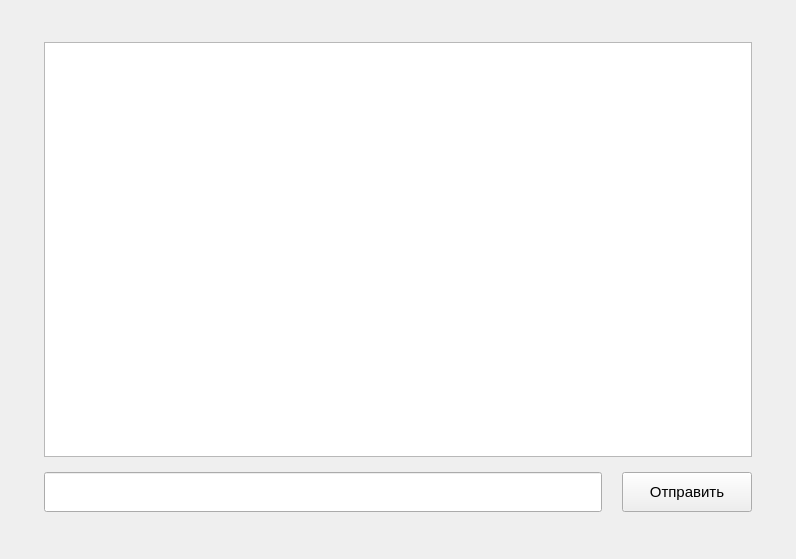
<?xml version="1.0" encoding="UTF-8"?>
<ui version="4.0">
 <class>Dialog</class>
 <widget class="QWidget" name="Dialog">
  <property name="geometry">
   <rect>
    <x>0</x>
    <y>0</y>
    <width>796</width>
    <height>559</height>
   </rect>
  </property>
  <property name="windowTitle">
   <string>Form</string>
  </property>
  <widget class="QPushButton" name="sendButton">
   <property name="geometry">
    <rect>
     <x>622</x>
     <y>472</y>
     <width>130</width>
     <height>40</height>
    </rect>
   </property>
   <property name="font">
    <font>
     <pointsize>11</pointsize>
    </font>
   </property>
   <property name="text">
    <string>Отправить</string>
   </property>
  </widget>
  <widget class="QLineEdit" name="lineEdit">
   <property name="geometry">
    <rect>
     <x>44</x>
     <y>472</y>
     <width>558</width>
     <height>40</height>
    </rect>
   </property>
  </widget>
  <widget class="QLabel" name="label">
   <property name="geometry">
    <rect>
     <x>44</x>
     <y>515</y>
     <width>708</width>
     <height>40</height>
    </rect>
   </property>
   <property name="text">
    <string/>
   </property>
  </widget>
  <widget class="QListWidget" name="messagesList">
   <property name="geometry">
    <rect>
     <x>44</x>
     <y>42</y>
     <width>708</width>
     <height>415</height>
    </rect>
   </property>
   <property name="font">
    <font>
     <pointsize>11</pointsize>
    </font>
   </property>
  </widget>
 </widget>
 <resources/>
 <connections/>
</ui>
